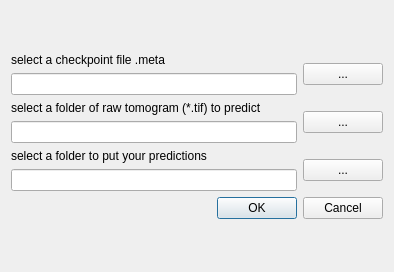
<?xml version="1.0" encoding="UTF-8"?>
<ui version="4.0">
 <class>Dialog</class>
 <widget class="QDialog" name="Dialog">
  <property name="geometry">
   <rect>
    <x>0</x>
    <y>0</y>
    <width>394</width>
    <height>272</height>
   </rect>
  </property>
  <property name="windowTitle">
   <string>Dialog</string>
  </property>
  <layout class="QGridLayout" name="gridLayout_2">
   <item row="0" column="0">
    <layout class="QVBoxLayout" name="verticalLayout_4">
     <item>
      <layout class="QGridLayout" name="gridLayout">
       <item row="2" column="0">
        <layout class="QHBoxLayout" name="horizontalLayout_3">
         <item>
          <layout class="QVBoxLayout" name="verticalLayout_3">
           <item>
            <widget class="QLabel" name="predLabel">
             <property name="text">
              <string>select a folder to put your predictions</string>
             </property>
            </widget>
           </item>
           <item>
            <widget class="QLineEdit" name="predLine"/>
           </item>
          </layout>
         </item>
         <item>
          <widget class="QPushButton" name="predButton">
           <property name="text">
            <string>...</string>
           </property>
          </widget>
         </item>
        </layout>
       </item>
       <item row="0" column="0">
        <layout class="QHBoxLayout" name="horizontalLayout">
         <item>
          <layout class="QVBoxLayout" name="verticalLayout">
           <item>
            <widget class="QLabel" name="metaLabel">
             <property name="text">
              <string>select a checkpoint file .meta</string>
             </property>
            </widget>
           </item>
           <item>
            <widget class="QLineEdit" name="metaLine"/>
           </item>
          </layout>
         </item>
         <item>
          <widget class="QPushButton" name="metaButton">
           <property name="text">
            <string>...</string>
           </property>
          </widget>
         </item>
        </layout>
       </item>
       <item row="1" column="0">
        <layout class="QHBoxLayout" name="horizontalLayout_2">
         <item>
          <layout class="QVBoxLayout" name="verticalLayout_2">
           <item>
            <widget class="QLabel" name="rawLabel">
             <property name="text">
              <string>select a folder of raw tomogram (*.tif) to predict</string>
             </property>
            </widget>
           </item>
           <item>
            <widget class="QLineEdit" name="rawLine"/>
           </item>
          </layout>
         </item>
         <item>
          <widget class="QPushButton" name="rawButton">
           <property name="text">
            <string>...</string>
           </property>
          </widget>
         </item>
        </layout>
       </item>
      </layout>
     </item>
     <item>
      <widget class="QDialogButtonBox" name="buttonBox">
       <property name="orientation">
        <enum>Qt::Horizontal</enum>
       </property>
       <property name="standardButtons">
        <set>QDialogButtonBox::Cancel|QDialogButtonBox::Ok</set>
       </property>
      </widget>
     </item>
    </layout>
   </item>
  </layout>
 </widget>
 <resources/>
 <connections>
  <connection>
   <sender>buttonBox</sender>
   <signal>accepted()</signal>
   <receiver>Dialog</receiver>
   <slot>accept()</slot>
   <hints>
    <hint type="sourcelabel">
     <x>248</x>
     <y>254</y>
    </hint>
    <hint type="destinationlabel">
     <x>157</x>
     <y>274</y>
    </hint>
   </hints>
  </connection>
  <connection>
   <sender>buttonBox</sender>
   <signal>rejected()</signal>
   <receiver>Dialog</receiver>
   <slot>reject()</slot>
   <hints>
    <hint type="sourcelabel">
     <x>316</x>
     <y>260</y>
    </hint>
    <hint type="destinationlabel">
     <x>286</x>
     <y>274</y>
    </hint>
   </hints>
  </connection>
 </connections>
</ui>
